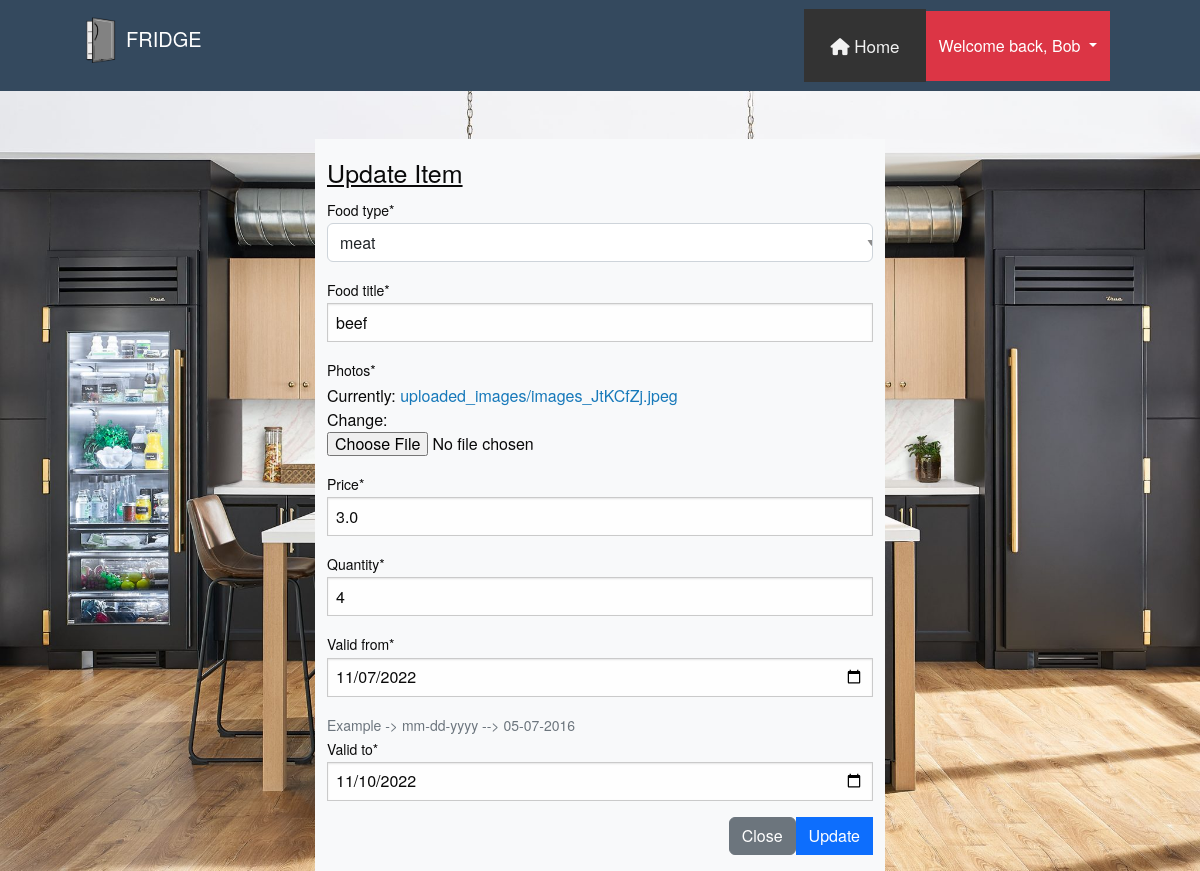
The app's page /edit/23 (signed in) with its own data.
### app1/models.py (models this page shows, shortened)
class Item(models.Model):
    STATUS_CHOICES1 = (
        ('dairy', 'dairy'),
        ('beverages', 'beverages'),
        ('frozen vegetables', 'frozen vegetables'),
        ('meat', 'meat'),
        ('fruits', 'fruits'),
    )
    author = models.ForeignKey(Profile, on_delete=models.CASCADE)
    food_type = models.CharField(max_length=100, choices=STATUS_CHOICES1)
    food_title = models.CharField(max_length=120)
    photos = models.ImageField(upload_to='uploaded_images/')
    price = models.FloatField(default=0)
    quantity = models.PositiveIntegerField(null=False, default=0)
    valid_from = models.DateField(auto_now=False, auto_now_add=False)
    valid_to = models.DateField(auto_now=False, auto_now_add=False)
    timestamp = models.DateTimeField(auto_now_add=True)
    status = models.CharField(default='Good',max_length=100)
    class Meta:
        verbose_name_plural = "Items"

### app1/views.py (the view)
# urls.py: path('edit/<int:pk>', item_update, name='item_update'),
@login_required
def item_update(request, pk):
    data = get_object_or_404(Item, pk=pk, author=request.user.id)
    form = ItemForm(instance=data)
    if request.method == "POST":
        form = ItemForm(request.POST, request.FILES, instance=data)
        if form.is_valid():
            form.save()
            messages.success(request, "Successfully updated item ...!!!")
            return redirect('item_list')
    context = {
        "form": form
    }
    return render(request, 'update_item.html', context)

### app1/forms.py
class ItemForm(forms.ModelForm):
    valid_to = forms.DateField(
        widget = forms.DateInput(
            attrs={
                'type': 'date',
                'class': 'form-control'},
            )
    )
    valid_from = forms.DateField(
        widget = forms.DateInput(
            attrs={
                'type': 'date',
                'class': 'form-control'},
            )
    )
    class Meta:
        model = Item
        fields = ('food_type', 'food_title', 'photos', 'price', 'quantity', 'valid_from', 'valid_to')
    def __init__(self, *args, **kwargs):
        super(ItemForm, self).__init__(*args, **kwargs)
        self.fields['valid_from'].help_text = "Example -> mm-dd-yyyy --> 05-07-2016"

### templates/update_item.html (shortened to what this page needs)
{% extends 'base.html' %}
{% load crispy_forms_tags %}
{% block content %}
    <div class="container mt-5">
        <div class="row justify-content-center ">
            <div class="col-md-6 col-sm-4 bg-light">
                <h4 class="mt-3"><u>Update Item</u></h4>
                <form action="" method="post" enctype="multipart/form-data">
                    {{ form|crispy }}
                    <div class="modal-footer mt-2 mb-3 ">
                        <a href="/"><button type="button_update" class="btn btn-secondary" data-bs-dismiss="modal">Close
                        </button></a>
                        <button type="submit" class="btn btn-primary ">Update</button>
                    </div>
                </form>
            </div>
        </div>
    </div>
{% endblock %}

### templates/navigation.html (shortened to what this page needs)
{% load static %}
<link rel="stylesheet" href="{% static 'css/style.css' %}">
<nav class="navbar navbar-dark" style="background-color: #34495E;">
    <a href="/" class="d-flex align-items-center mb-2 mb-lg-0 text-white text-decoration-none">
        <svg class="bi me-2" width="40" height="32" role="img" aria-label="Bootstrap">
            <use xlink:href="#bootstrap"></use>
        </svg>
    </a>
    <ul class="nav col-12 col-lg-auto me-lg-auto mb-2 justify-content-center mb-md-0">
        <a href="/" class="nav-link px-2 text-white">
            <h5><img src="{% static 'images/Fridge_logo.png' %}" alt="Fridge Logo" width="50" height="60">FRIDGE</h5>
        </a>
    </ul>
      {% if user.is_authenticated %}
      <div class="topnav">
        <a class="active" href="{% url 'item_list' %}"><i class="fa-solid fa-house"></i> Home</a>
      </div>
      <div class="btn-group">
        <button type="button" class="btn btn-danger dropdown-toggle" data-bs-toggle="dropdown"
                aria-expanded="false">
            Welcome back, {{ user.username|capfirst }}
        </button>
    </div>
    {% else %}
    <a href="{% url 'login' %}" class="btn btn-outline-secondary me-2">Login</a>
    <a href="{% url 'signup' %}" class="btn btn-warning ">Sign-up</a>
    {% endif %}
</nav>

### static/css/style.css (style rules this page uses)
body { background-image: url('../images/Kitchen6.jpg'); background-position: center; background-size: cover; background-color: white; background-repeat: no-repeat; }
.btn-group { padding-right: 90px; }
.topnav { background-color: #333; overflow: hidden; margin-left: 120px; }
.topnav a { float: left; color: #f2f2f2; text-align: center; padding: 24px 26px; text-decoration: none; font-size: 17px; }
.btn-group { height: 70px; }

### records on screen
Item: food_type "meat", food_title "beef", price "3.0", quantity "4", valid_from "11/07/2022", valid_to "11/10/2022"

### other values on screen
{{ user.username|capfirst }} "Bob"
